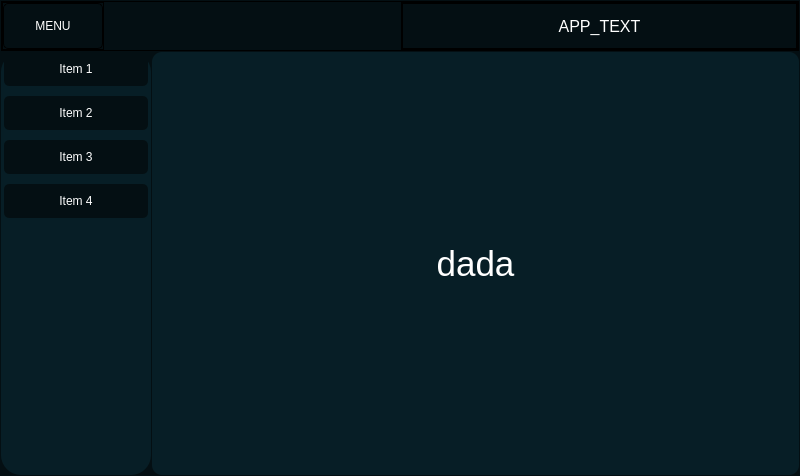
<?xml version="1.0" encoding="UTF-8"?>
<ui version="4.0">
 <class>MainWindow</class>
 <widget class="QMainWindow" name="MainWindow">
  <property name="geometry">
   <rect>
    <x>0</x>
    <y>0</y>
    <width>800</width>
    <height>476</height>
   </rect>
  </property>
  <property name="windowTitle">
   <string>MainWindow</string>
  </property>
  <property name="styleSheet">
   <string notr="true">*{
	border: none;
	background-color: transparent;
	color: #fff;
}
#centralwidget{
	background-color: #040f13;
}
#side_menu{
	background-color: #071e26;
	border-radius: 20px;
}
QPushButton{
	padding: 10px;
	background-color: #040f13;
	border-radius: 5px;
}
#main_body{
	background-color: #071e26;
	border-radius: 10px;
}</string>
  </property>
  <widget class="QWidget" name="centralwidget">
   <layout class="QVBoxLayout" name="verticalLayout">
    <item alignment="Qt::AlignTop">
     <widget class="QFrame" name="header">
      <property name="minimumSize">
       <size>
        <width>0</width>
        <height>50</height>
       </size>
      </property>
      <property name="maximumSize">
       <size>
        <width>16777215</width>
        <height>50</height>
       </size>
      </property>
      <property name="styleSheet">
       <string notr="true">border-style:solid;
border-width:1px;</string>
      </property>
      <property name="frameShape">
       <enum>QFrame::StyledPanel</enum>
      </property>
      <property name="frameShadow">
       <enum>QFrame::Raised</enum>
      </property>
      <layout class="QHBoxLayout" name="horizontalLayout_2">
       <property name="leftMargin">
        <number>0</number>
       </property>
       <property name="topMargin">
        <number>0</number>
       </property>
       <property name="rightMargin">
        <number>0</number>
       </property>
       <property name="bottomMargin">
        <number>0</number>
       </property>
       <item alignment="Qt::AlignLeft">
        <widget class="QFrame" name="frame">
         <property name="frameShape">
          <enum>QFrame::StyledPanel</enum>
         </property>
         <property name="frameShadow">
          <enum>QFrame::Raised</enum>
         </property>
         <layout class="QHBoxLayout" name="horizontalLayout_4">
          <property name="spacing">
           <number>0</number>
          </property>
          <property name="leftMargin">
           <number>0</number>
          </property>
          <property name="topMargin">
           <number>0</number>
          </property>
          <property name="rightMargin">
           <number>0</number>
          </property>
          <property name="bottomMargin">
           <number>0</number>
          </property>
          <item>
           <widget class="QPushButton" name="pushButton">
            <property name="sizePolicy">
             <sizepolicy hsizetype="Expanding" vsizetype="Expanding">
              <horstretch>0</horstretch>
              <verstretch>0</verstretch>
             </sizepolicy>
            </property>
            <property name="minimumSize">
             <size>
              <width>100</width>
              <height>25</height>
             </size>
            </property>
            <property name="text">
             <string>MENU</string>
            </property>
            <property name="icon">
             <iconset resource="icon.qrc">
              <normaloff>:/icons/icons/align-justify.svg</normaloff>:/icons/icons/align-justify.svg</iconset>
            </property>
            <property name="iconSize">
             <size>
              <width>24</width>
              <height>24</height>
             </size>
            </property>
           </widget>
          </item>
         </layout>
        </widget>
       </item>
       <item>
        <widget class="QFrame" name="frame_3">
         <property name="frameShape">
          <enum>QFrame::StyledPanel</enum>
         </property>
         <property name="frameShadow">
          <enum>QFrame::Raised</enum>
         </property>
         <layout class="QHBoxLayout" name="horizontalLayout_3">
          <property name="spacing">
           <number>0</number>
          </property>
          <property name="leftMargin">
           <number>0</number>
          </property>
          <property name="topMargin">
           <number>0</number>
          </property>
          <property name="rightMargin">
           <number>0</number>
          </property>
          <property name="bottomMargin">
           <number>0</number>
          </property>
          <item>
           <widget class="QLabel" name="label">
            <property name="sizePolicy">
             <sizepolicy hsizetype="Maximum" vsizetype="Maximum">
              <horstretch>0</horstretch>
              <verstretch>0</verstretch>
             </sizepolicy>
            </property>
            <property name="minimumSize">
             <size>
              <width>0</width>
              <height>25</height>
             </size>
            </property>
            <property name="maximumSize">
             <size>
              <width>213123</width>
              <height>1213213</height>
             </size>
            </property>
            <property name="font">
             <font>
              <pointsize>12</pointsize>
             </font>
            </property>
            <property name="text">
             <string>APP_TEXT</string>
            </property>
            <property name="alignment">
             <set>Qt::AlignCenter</set>
            </property>
           </widget>
          </item>
         </layout>
        </widget>
       </item>
      </layout>
     </widget>
    </item>
    <item>
     <widget class="QFrame" name="frame_2">
      <property name="sizePolicy">
       <sizepolicy hsizetype="Preferred" vsizetype="Expanding">
        <horstretch>0</horstretch>
        <verstretch>0</verstretch>
       </sizepolicy>
      </property>
      <property name="frameShape">
       <enum>QFrame::StyledPanel</enum>
      </property>
      <property name="frameShadow">
       <enum>QFrame::Raised</enum>
      </property>
      <layout class="QHBoxLayout" name="horizontalLayout">
       <property name="leftMargin">
        <number>0</number>
       </property>
       <property name="topMargin">
        <number>0</number>
       </property>
       <property name="rightMargin">
        <number>0</number>
       </property>
       <property name="bottomMargin">
        <number>0</number>
       </property>
       <item alignment="Qt::AlignLeft">
        <widget class="QCustomSlideMenu" name="side_menu" native="true">
         <layout class="QVBoxLayout" name="verticalLayout_2">
          <property name="spacing">
           <number>3</number>
          </property>
          <property name="leftMargin">
           <number>0</number>
          </property>
          <property name="topMargin">
           <number>0</number>
          </property>
          <property name="rightMargin">
           <number>0</number>
          </property>
          <property name="bottomMargin">
           <number>0</number>
          </property>
          <item alignment="Qt::AlignTop">
           <widget class="QFrame" name="frame_4">
            <property name="minimumSize">
             <size>
              <width>150</width>
              <height>0</height>
             </size>
            </property>
            <property name="maximumSize">
             <size>
              <width>150</width>
              <height>16777215</height>
             </size>
            </property>
            <property name="frameShape">
             <enum>QFrame::StyledPanel</enum>
            </property>
            <property name="frameShadow">
             <enum>QFrame::Raised</enum>
            </property>
            <layout class="QVBoxLayout" name="verticalLayout_3">
             <property name="spacing">
              <number>10</number>
             </property>
             <property name="leftMargin">
              <number>3</number>
             </property>
             <property name="topMargin">
              <number>0</number>
             </property>
             <property name="rightMargin">
              <number>3</number>
             </property>
             <property name="bottomMargin">
              <number>0</number>
             </property>
             <item>
              <widget class="QPushButton" name="pushButton_2">
               <property name="sizePolicy">
                <sizepolicy hsizetype="Expanding" vsizetype="Expanding">
                 <horstretch>0</horstretch>
                 <verstretch>0</verstretch>
                </sizepolicy>
               </property>
               <property name="minimumSize">
                <size>
                 <width>100</width>
                 <height>30</height>
                </size>
               </property>
               <property name="maximumSize">
                <size>
                 <width>1231</width>
                 <height>213123</height>
                </size>
               </property>
               <property name="text">
                <string>Item 1</string>
               </property>
               <property name="icon">
                <iconset resource="icon.qrc">
                 <normaloff>:/icons/icons/arrow-right.svg</normaloff>:/icons/icons/arrow-right.svg</iconset>
               </property>
               <property name="iconSize">
                <size>
                 <width>20</width>
                 <height>20</height>
                </size>
               </property>
              </widget>
             </item>
             <item>
              <widget class="QPushButton" name="pushButton_3">
               <property name="sizePolicy">
                <sizepolicy hsizetype="Expanding" vsizetype="Expanding">
                 <horstretch>0</horstretch>
                 <verstretch>0</verstretch>
                </sizepolicy>
               </property>
               <property name="minimumSize">
                <size>
                 <width>100</width>
                 <height>30</height>
                </size>
               </property>
               <property name="maximumSize">
                <size>
                 <width>1231</width>
                 <height>213123</height>
                </size>
               </property>
               <property name="text">
                <string>Item 2</string>
               </property>
               <property name="icon">
                <iconset resource="icon.qrc">
                 <normaloff>:/icons/icons/arrow-right.svg</normaloff>:/icons/icons/arrow-right.svg</iconset>
               </property>
               <property name="iconSize">
                <size>
                 <width>20</width>
                 <height>20</height>
                </size>
               </property>
              </widget>
             </item>
             <item>
              <widget class="QPushButton" name="pushButton_4">
               <property name="sizePolicy">
                <sizepolicy hsizetype="Expanding" vsizetype="Expanding">
                 <horstretch>0</horstretch>
                 <verstretch>0</verstretch>
                </sizepolicy>
               </property>
               <property name="minimumSize">
                <size>
                 <width>100</width>
                 <height>30</height>
                </size>
               </property>
               <property name="maximumSize">
                <size>
                 <width>1231</width>
                 <height>213123</height>
                </size>
               </property>
               <property name="text">
                <string>Item 3</string>
               </property>
               <property name="icon">
                <iconset resource="icon.qrc">
                 <normaloff>:/icons/icons/arrow-right.svg</normaloff>:/icons/icons/arrow-right.svg</iconset>
               </property>
               <property name="iconSize">
                <size>
                 <width>20</width>
                 <height>20</height>
                </size>
               </property>
              </widget>
             </item>
             <item>
              <widget class="QPushButton" name="pushButton_5">
               <property name="sizePolicy">
                <sizepolicy hsizetype="Expanding" vsizetype="Expanding">
                 <horstretch>0</horstretch>
                 <verstretch>0</verstretch>
                </sizepolicy>
               </property>
               <property name="minimumSize">
                <size>
                 <width>100</width>
                 <height>30</height>
                </size>
               </property>
               <property name="maximumSize">
                <size>
                 <width>1231</width>
                 <height>213123</height>
                </size>
               </property>
               <property name="text">
                <string>Item 4</string>
               </property>
               <property name="icon">
                <iconset resource="icon.qrc">
                 <normaloff>:/icons/icons/arrow-right.svg</normaloff>:/icons/icons/arrow-right.svg</iconset>
               </property>
               <property name="iconSize">
                <size>
                 <width>20</width>
                 <height>20</height>
                </size>
               </property>
              </widget>
             </item>
            </layout>
           </widget>
          </item>
         </layout>
        </widget>
       </item>
       <item>
        <widget class="QFrame" name="main_body">
         <property name="sizePolicy">
          <sizepolicy hsizetype="Expanding" vsizetype="Preferred">
           <horstretch>0</horstretch>
           <verstretch>0</verstretch>
          </sizepolicy>
         </property>
         <property name="frameShape">
          <enum>QFrame::StyledPanel</enum>
         </property>
         <property name="frameShadow">
          <enum>QFrame::Raised</enum>
         </property>
         <layout class="QHBoxLayout" name="horizontalLayout_5">
          <property name="leftMargin">
           <number>0</number>
          </property>
          <property name="topMargin">
           <number>0</number>
          </property>
          <property name="rightMargin">
           <number>0</number>
          </property>
          <property name="bottomMargin">
           <number>0</number>
          </property>
          <item>
           <widget class="QLabel" name="label_2">
            <property name="sizePolicy">
             <sizepolicy hsizetype="Expanding" vsizetype="Expanding">
              <horstretch>0</horstretch>
              <verstretch>0</verstretch>
             </sizepolicy>
            </property>
            <property name="font">
             <font>
              <pointsize>26</pointsize>
             </font>
            </property>
            <property name="text">
             <string>dada</string>
            </property>
            <property name="alignment">
             <set>Qt::AlignCenter</set>
            </property>
           </widget>
          </item>
         </layout>
        </widget>
       </item>
      </layout>
     </widget>
    </item>
   </layout>
  </widget>
 </widget>
 <layoutdefault spacing="1" margin="1"/>
 <customwidgets>
  <customwidget>
   <class>QCustomSlideMenu</class>
   <extends>QWidget</extends>
   <header location="global">Custom_Widgets.Widgets.h</header>
   <container>1</container>
  </customwidget>
 </customwidgets>
 <resources>
  <include location="icon.qrc"/>
 </resources>
 <connections/>
 <designerdata>
  <property name="gridDeltaX">
   <number>10</number>
  </property>
  <property name="gridDeltaY">
   <number>10</number>
  </property>
  <property name="gridSnapX">
   <bool>true</bool>
  </property>
  <property name="gridSnapY">
   <bool>true</bool>
  </property>
  <property name="gridVisible">
   <bool>true</bool>
  </property>
 </designerdata>
</ui>
